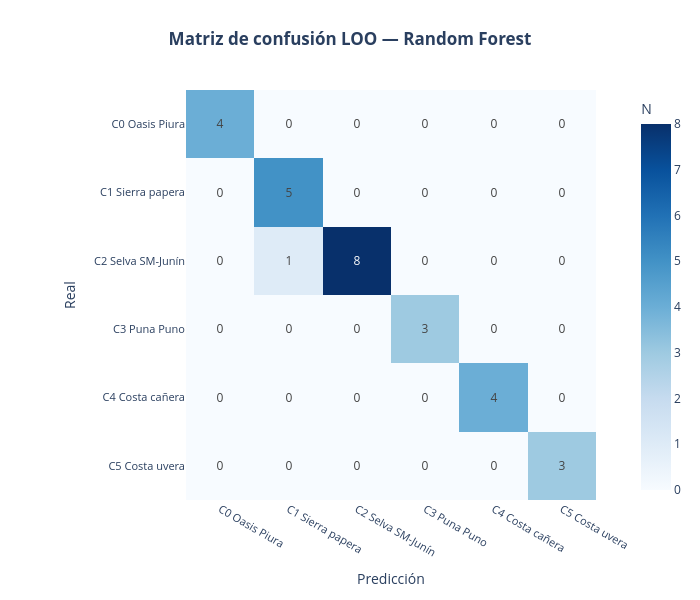

Notebook cell for this chart:
### Markdown cell above
## 3. Matriz de confusión (LOO — Random Forest)

### Code cell
etiquetas = [f"C{c} {NOMBRES_ZONA[c]}" for c in sorted(NOMBRES_ZONA)]
cm = confusion_matrix(y_true, preds_rf, labels=sorted(NOMBRES_ZONA))

fig_cm = px.imshow(
    cm, text_auto=True,
    x=etiquetas, y=etiquetas,
    color_continuous_scale="Blues",
    labels=dict(x="Predicción", y="Real", color="N"),
)
fig_cm.update_layout(
    title=dict(text="<b>Matriz de confusión LOO — Random Forest</b>",
               x=0.5, xanchor="center"),
    width=700, height=600, margin=dict(t=90, b=100, l=160, r=40),
)
fig_cm.update_xaxes(tickangle=30, tickfont=dict(size=11))
fig_cm.update_yaxes(tickfont=dict(size=11))
fig_cm.write_image(str(RUTA_FIG / "08_confusion_matrix_loo.png"), scale=2)
fig_cm.show()

print("\nNota: el único error es Jilili (Piura), cuyo clima el clustering")
print("asigna a Selva SM-Junín pero el clasificador predice Sierra papera,")
print("consistente con su piso ecológico nominal (sierra).")

### Figure 1 — Plotly figure (JSON) as saved in the notebook; plotly's stock layout.template omitted (floating-point values rounded to 4 significant figures)
{"data": [{"coloraxis": "coloraxis", "hovertemplate": "Predicción: %{x}<br>Real: %{y}<br>N: %{z}<extra></extra>", "name": "0", "texttemplate": "%{z}", "type": "heatmap", "x": ["C0 Oasis Piura", "C1 Sierra papera", "C2 Selva SM-Junín", "C3 Puna Puno", "C4 Costa cañera", "C5 Costa uvera"], "xaxis": "x", "y": ["C0 Oasis Piura", "C1 Sierra papera", "C2 Selva SM-Junín", "C3 Puna Puno", "C4 Costa cañera", "C5 Costa uvera"], "yaxis": "y", "z": [[4, 0, 0, 0, 0, 0], [0, 5, 0, 0, 0, 0], [0, 1, 8, 0, 0, 0], [0, 0, 0, 3, 0, 0], [0, 0, 0, 0, 4, 0], [0, 0, 0, 0, 0, 3]]}], "layout": {"coloraxis": {"colorbar": {"title": {"text": "N"}}, "colorscale": [[0.0, "rgb(247,251,255)"], [0.125, "rgb(222,235,247)"], [0.25, "rgb(198,219,239)"], [0.375, "rgb(158,202,225)"], [0.5, "rgb(107,174,214)"], [0.625, "rgb(66,146,198)"], [0.75, "rgb(33,113,181)"], [0.875, "rgb(8,81,156)"], [1.0, "rgb(8,48,107)"]]}, "height": 600, "margin": {"b": 100, "l": 160, "r": 40, "t": 90}, "title": {"text": "<b>Matriz de confusión LOO — Random Forest</b>", "x": 0.5, "xanchor": "center"}, "width": 700, "xaxis": {"anchor": "y", "constrain": "domain", "domain": [0.0, 1.0], "scaleanchor": "y", "tickangle": 30, "tickfont": {"size": 11}, "title": {"text": "Predicción"}}, "yaxis": {"anchor": "x", "autorange": "reversed", "constrain": "domain", "domain": [0.0, 1.0], "tickfont": {"size": 11}, "title": {"text": "Real"}}}}
